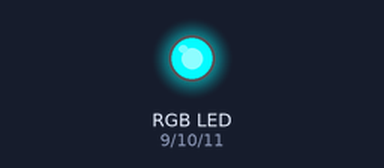
Bench run of a sketch on a simulated Arduino Uno, built with avr-gcc and run on an emulated ATmega328P. Shown: an RGB LED mixed from three pins (HIGH = lit).

Above: at 0.05 s.
At 0.9 s:
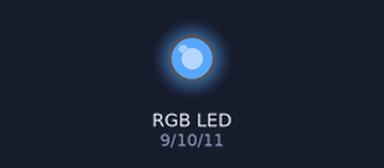
At 1.8 s:
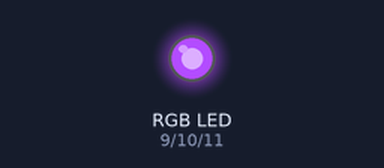
At 3.6 s:
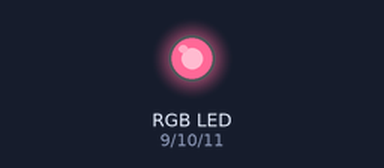
At 5.35 s:
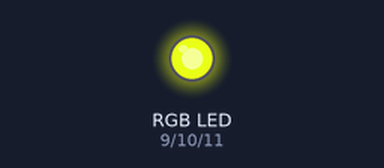
At 7.15 s:
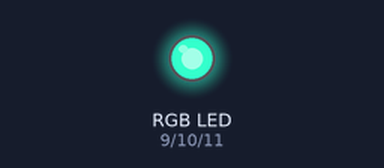
Timing chart, 0 to 10.0 s (numbered marks = the images above):
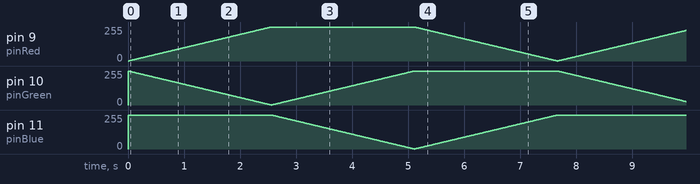

The sketch:

LedStripFadeColor.ino
```cpp
int pinRed = 9;
int pinGreen = 10;
int pinBlue = 11;

void setup() {
  pinMode(pinRed, OUTPUT);
  pinMode(pinGreen, OUTPUT);
  pinMode(pinBlue, OUTPUT);
  analogWrite(pinRed, 0);
  analogWrite(pinGreen, 255);
  analogWrite(pinBlue, 255);
}

void loop() {
  for (int red = 0; red < 255; red++) {
    analogWrite(pinRed, red);
    analogWrite(pinGreen, 255-red);
    delay(10);
  }
  for (int green = 0; green < 255; green++) {
    analogWrite(pinGreen, green);
    analogWrite(pinBlue, 255-green);
    delay(10);
  }
  for (int blue = 0; blue < 255; blue++) {
    analogWrite(pinBlue, blue);
    analogWrite(pinRed, 255-blue);
    delay(10);
  }
}
```
